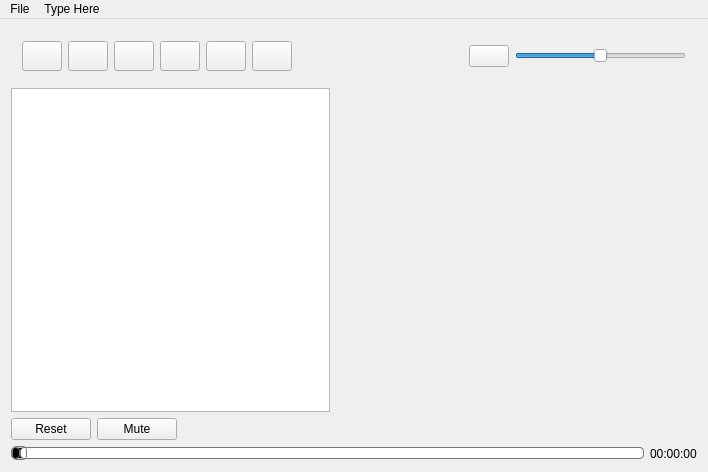
<?xml version="1.0" encoding="UTF-8"?>
<ui version="4.0">
 <class>MainWindow</class>
 <widget class="QMainWindow" name="MainWindow">
  <property name="geometry">
   <rect>
    <x>0</x>
    <y>0</y>
    <width>708</width>
    <height>472</height>
   </rect>
  </property>
  <property name="windowTitle">
   <string>Audio Player</string>
  </property>
  <property name="styleSheet">
   <string notr="true"/>
  </property>
  <widget class="QWidget" name="centralWidget">
   <layout class="QVBoxLayout" name="verticalLayout_2">
    <item>
     <layout class="QVBoxLayout" name="verticalLayout">
      <item>
       <widget class="QFrame" name="frame">
        <property name="styleSheet">
         <string notr="true">#frame{
border: none;
background: qlineargradient(x1: 0, y1: 0, x2: 0, y2: 1,
stop: 0 #a6a6a6, stop: 0.08 #7f7f7f,
stop: 0.39999 #717171, stop: 0.4 #626262,
stop: 0.9 #4c4c4c, stop: 1 #333333);
}
</string>
        </property>
        <property name="frameShape">
         <enum>QFrame::StyledPanel</enum>
        </property>
        <property name="frameShadow">
         <enum>QFrame::Raised</enum>
        </property>
        <layout class="QHBoxLayout" name="horizontalLayout_3">
         <item>
          <layout class="QHBoxLayout" name="horizontalLayout_2">
           <item>
            <widget class="QPushButton" name="playButton">
             <property name="enabled">
              <bool>true</bool>
             </property>
             <property name="minimumSize">
              <size>
               <width>30</width>
               <height>30</height>
              </size>
             </property>
             <property name="styleSheet">
              <string notr="true">#frame playButton {
color: #333;
border: 2px solid #555;
border-radius: 11px;
padding: 5px;
background: qradialgradient(cx: 0.3, cy: -0.4,
fx: 0.3, fy: -0.4,
radius: 1.35, stop: 0 #fff, stop: 1 #888);
min-width: 80px;
}
#frame playButton:hover {
background: qradialgradient(cx: 0.3, cy: -0.4,
fx: 0.3, fy: -0.4,
radius: 1.35, stop: 0 #fff, stop: 1 #bbb);
}
#frame playButton:pressed {
background: qradialgradient(cx: 0.4, cy: -0.1,
fx: 0.4, fy: -0.1,
radius: 1.35, stop: 0 #fff, stop: 1 #ddd);
}</string>
             </property>
             <property name="text">
              <string/>
             </property>
             <property name="icon">
              <iconset resource="resource.qrc">
               <normaloff>:/icons/play.png</normaloff>:/icons/play.png</iconset>
             </property>
            </widget>
           </item>
           <item>
            <widget class="QPushButton" name="pauseButton">
             <property name="enabled">
              <bool>true</bool>
             </property>
             <property name="minimumSize">
              <size>
               <width>30</width>
               <height>30</height>
              </size>
             </property>
             <property name="text">
              <string/>
             </property>
             <property name="icon">
              <iconset resource="resource.qrc">
               <normaloff>:/icons/pause.png</normaloff>:/icons/pause.png</iconset>
             </property>
            </widget>
           </item>
           <item>
            <widget class="QPushButton" name="stopButton">
             <property name="enabled">
              <bool>true</bool>
             </property>
             <property name="minimumSize">
              <size>
               <width>30</width>
               <height>30</height>
              </size>
             </property>
             <property name="text">
              <string/>
             </property>
             <property name="icon">
              <iconset resource="resource.qrc">
               <normaloff>:/icons/stop.png</normaloff>:/icons/stop.png</iconset>
             </property>
            </widget>
           </item>
           <item>
            <widget class="QPushButton" name="prevButton">
             <property name="enabled">
              <bool>true</bool>
             </property>
             <property name="minimumSize">
              <size>
               <width>30</width>
               <height>30</height>
              </size>
             </property>
             <property name="styleSheet">
              <string notr="true">#frame prevbutton {
color: #333;
border: 2px solid #555;
border-radius: 11px;
padding: 5px;
background: qradialgradient(cx: 0.3, cy: -0.4,
fx: 0.3, fy: -0.4,
radius: 1.35, stop: 0 #fff, stop: 1 #888);
min-width: 80px;
}</string>
             </property>
             <property name="text">
              <string/>
             </property>
             <property name="icon">
              <iconset resource="resource.qrc">
               <normaloff>:/icons/iconfinder_music_player_black-06_3695054.png</normaloff>:/icons/iconfinder_music_player_black-06_3695054.png</iconset>
             </property>
            </widget>
           </item>
           <item>
            <widget class="QPushButton" name="nextButton">
             <property name="enabled">
              <bool>true</bool>
             </property>
             <property name="minimumSize">
              <size>
               <width>30</width>
               <height>30</height>
              </size>
             </property>
             <property name="styleSheet">
              <string notr="true">#frame nextButton {
color: #333;
border: 2px solid #555;
border-radius: 11px;
padding: 5px;
background: qradialgradient(cx: 0.3, cy: -0.4,
fx: 0.3, fy: -0.4,
radius: 1.35, stop: 0 #fff, stop: 1 #888);
min-width: 80px;
}
#frame nextButton:hover {
background: qradialgradient(cx: 0.3, cy: -0.4,
fx: 0.3, fy: -0.4,
radius: 1.35, stop: 0 #fff, stop: 1 #bbb);
}
#frame nextButton:pressed {
background: qradialgradient(cx: 0.4, cy: -0.1,
fx: 0.4, fy: -0.1,
radius: 1.35, stop: 0 #fff, stop: 1 #ddd);
}</string>
             </property>
             <property name="text">
              <string/>
             </property>
             <property name="icon">
              <iconset resource="resource.qrc">
               <normaloff>:/icons/iconfinder_music_player_black-05_3695045.png</normaloff>:/icons/iconfinder_music_player_black-05_3695045.png</iconset>
             </property>
            </widget>
           </item>
           <item>
            <widget class="QPushButton" name="shuffleButton">
             <property name="enabled">
              <bool>true</bool>
             </property>
             <property name="minimumSize">
              <size>
               <width>30</width>
               <height>30</height>
              </size>
             </property>
             <property name="text">
              <string/>
             </property>
             <property name="icon">
              <iconset resource="resource.qrc">
               <normaloff>:/icons/iconfinder_music_player_black-08_3695048.png</normaloff>:/icons/iconfinder_music_player_black-08_3695048.png</iconset>
             </property>
            </widget>
           </item>
           <item>
            <spacer name="horizontalSpacer">
             <property name="orientation">
              <enum>Qt::Horizontal</enum>
             </property>
             <property name="sizeHint" stdset="0">
              <size>
               <width>145</width>
               <height>20</height>
              </size>
             </property>
            </spacer>
           </item>
           <item>
            <widget class="QPushButton" name="VolumeButton">
             <property name="text">
              <string/>
             </property>
             <property name="icon">
              <iconset resource="resource.qrc">
               <normaloff>:/icons/volume.png</normaloff>:/icons/volume.png</iconset>
             </property>
            </widget>
           </item>
           <item>
            <widget class="QSlider" name="volume">
             <property name="maximum">
              <number>100</number>
             </property>
             <property name="value">
              <number>50</number>
             </property>
             <property name="orientation">
              <enum>Qt::Horizontal</enum>
             </property>
            </widget>
           </item>
          </layout>
         </item>
        </layout>
       </widget>
      </item>
      <item>
       <layout class="QHBoxLayout" name="horizontalLayout_5">
        <item>
         <widget class="QListView" name="listView">
          <property name="minimumSize">
           <size>
            <width>161</width>
            <height>231</height>
           </size>
          </property>
          <property name="font">
           <font>
            <weight>75</weight>
            <italic>true</italic>
            <bold>true</bold>
           </font>
          </property>
          <property name="mouseTracking">
           <bool>true</bool>
          </property>
          <property name="frameShape">
           <enum>QFrame::StyledPanel</enum>
          </property>
          <property name="frameShadow">
           <enum>QFrame::Plain</enum>
          </property>
          <property name="tabKeyNavigation">
           <bool>true</bool>
          </property>
          <property name="dragDropOverwriteMode">
           <bool>true</bool>
          </property>
          <property name="alternatingRowColors">
           <bool>true</bool>
          </property>
         </widget>
        </item>
        <item>
         <widget class="QLabel" name="w">
          <property name="minimumSize">
           <size>
            <width>361</width>
            <height>231</height>
           </size>
          </property>
          <property name="text">
           <string/>
          </property>
         </widget>
        </item>
       </layout>
      </item>
      <item>
       <layout class="QHBoxLayout" name="horizontalLayout_4">
        <item>
         <widget class="QPushButton" name="pushButton">
          <property name="text">
           <string>Reset</string>
          </property>
         </widget>
        </item>
        <item>
         <widget class="QPushButton" name="mute">
          <property name="text">
           <string>Mute</string>
          </property>
         </widget>
        </item>
        <item>
         <spacer name="horizontalSpacer_2">
          <property name="orientation">
           <enum>Qt::Horizontal</enum>
          </property>
          <property name="sizeHint" stdset="0">
           <size>
            <width>40</width>
            <height>20</height>
           </size>
          </property>
         </spacer>
        </item>
       </layout>
      </item>
      <item>
       <layout class="QHBoxLayout" name="horizontalLayout">
        <item>
         <widget class="QSlider" name="progressbar">
          <property name="styleSheet">
           <string notr="true">QSlider::groove:horizontal {
border: 1px solid #bbb;
background:black;
height: 10px;
border-radius: 4px;
}

QSlider::sub-page:horizontal {
background: qlineargradient(x1: 0, y1: 0,    x2: 0, y2: 1,
    stop: 0 #66e, stop: 1 #bbf);
background: qlineargradient(x1: 0, y1: 0.2, x2: 1, y2: 1,
    stop: 0 #bbf, stop: 1 #55f);
border: 1px solid #777;
height: 10px;
border-radius: 4px;
}

QSlider::add-page:horizontal {
background: #fff;
border: 1px solid #777;
height: 10px;
border-radius: 4px;
}

QSlider::handle:horizontal {
background: qlineargradient(x1:0, y1:0, x2:1, y2:1,
    stop:0 #eee, stop:1 #ccc);
border: 1px solid #777;
width: 13px;
margin-top: -2px;
margin-bottom: -2px;
border-radius: 4px;
}

QSlider::handle:horizontal:hover {
background: qlineargradient(x1:0, y1:0, x2:1, y2:1,
    stop:0 #fff, stop:1 #ddd);
border: 1px solid #444;
border-radius: 4px;
}

QSlider::sub-page:horizontal:disabled {
background: #bbb;
border-color: #999;
}

QSlider::add-page:horizontal:disabled {
background: #eee;
border-color: #999;
}

QSlider::handle:horizontal:disabled {
background: #black;
border: 1px solid #aaa;
border-radius: 4px;
}</string>
          </property>
          <property name="maximum">
           <number>0</number>
          </property>
          <property name="orientation">
           <enum>Qt::Horizontal</enum>
          </property>
         </widget>
        </item>
        <item>
         <widget class="QLabel" name="durationDisplay">
          <property name="text">
           <string>00:00:00</string>
          </property>
         </widget>
        </item>
       </layout>
      </item>
     </layout>
    </item>
   </layout>
  </widget>
  <widget class="QMenuBar" name="menuBar">
   <property name="geometry">
    <rect>
     <x>0</x>
     <y>0</y>
     <width>708</width>
     <height>21</height>
    </rect>
   </property>
   <widget class="QMenu" name="menuFile">
    <property name="title">
     <string>File</string>
    </property>
    <addaction name="actionOpen_File"/>
   </widget>
   <widget class="QMenu" name="menuLod">
    <property name="title">
     <string>Type Here</string>
    </property>
   </widget>
   <addaction name="menuFile"/>
   <addaction name="menuLod"/>
  </widget>
  <action name="actionOpen_File">
   <property name="checkable">
    <bool>true</bool>
   </property>
   <property name="checked">
    <bool>true</bool>
   </property>
   <property name="text">
    <string>Open File</string>
   </property>
  </action>
  <action name="actionOpen">
   <property name="text">
    <string>Open</string>
   </property>
  </action>
 </widget>
 <layoutdefault spacing="6" margin="11"/>
 <resources>
  <include location="resource.qrc"/>
 </resources>
 <connections/>
</ui>
